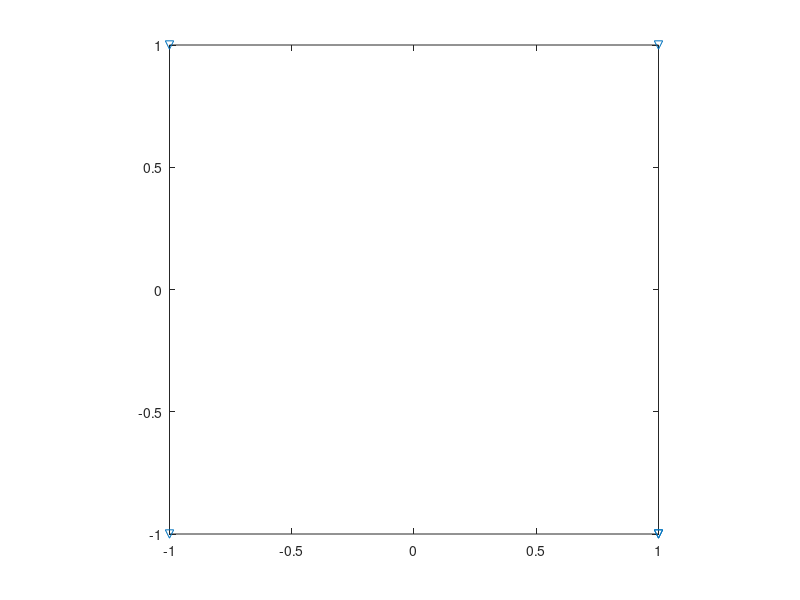

Write MATLAB code to recreate this figure. (Note: this script raises an error after producing the figure.)
% ROBOT_PATH Calculates a series of points in order to define a path that 
% goes through a series of pre-stablished points.
% The output is in the variable fpath.
%
% Miguel Ruiz, commented by Stephanie Amati, April 2015

%% Cleaning
clear all;
close all;
clc;

%% User's selected points:
x = [1 -1 -1 1 1];
y = [-1 -1 1 1 -1];

%% Parameters and variables
mypath = [0 0];
v = [0 0; x(1) y(1)];       % path
r = 0.2;                    % radius of the arc
dl = 0.1;                   % distance between points

%% Plot the points
figure
hold on
box
axis([min(min(x,y)),max(max(x,y)),min(min(x,y)),max(max(x,y))], 'square')

plot(x,y,'v')

%% Compute path points
% for each point
for i=1:(length(x)-2)
    % compute arc between 3 consecutive points
    [o, p1, p2] = arc(x(i:i+2),y(i:i+2),r);

    % compute angles between center of arc and points
    a = angle(o,p1,2);
    b = angle(o,p2,2);

    % compute points of the new part of path
    da = dl/r;
    if sign(pi-(a-b))<0
        g = a:-sign(b-a)*da:(b+2*pi);
    else
        g = a:sign(b-a)*da:b;
    end
    xx = r*cos(g) + o(1);
    yy = r*sin(g) + o(2);

    % plot
    plot(o(1),o(2),'go')
    plot(p1(1),p1(2),'ro')
    plot(p2(1),p2(2),'ko')
    plot(xx,yy,'c')
    
    v(i*2+1,:) = p1';
    v(i*2+2,:) = p2';

    lp = v(i*2,:);
    d = sqrt((p1(1)-lp(1))^2 + (p1(2)-lp(2))^2);
    ang = angle(lp,p1,2);
    rs = 0:dl:d;
    lin(:,1) = rs*cos(ang);
    lin(:,2) = rs*sin(ang);

    lin(:,1) = lin(:,1) + lp(1);
    lin(:,2) = lin(:,2) + lp(2);
    
    cur = [xx' yy'];
    mypath = [mypath; lin; cur];
    clearvars lin;
end

% Last straight line
    lp = v((i+1)*2,:);
    pf = [x(length(x)) y(length(y))];    
    d = sqrt((pf(1)-lp(1))^2 + (pf(2)-lp(2))^2);
    ang = angle(lp,pf,2);
    rs = 0:dl:d;
    lin(:,1) = rs*cos(ang);
    lin(:,2) = rs*sin(ang);
    lin(:,1) = lin(:,1) + lp(1);
    lin(:,2) = lin(:,2) + lp(2);

% Final path and plotting
fpath = [mypath(2:length(mypath),:); lin; pf];
figure
plot(fpath(:,1),fpath(:,2),'v')
axis([min(min(x,y)),max(max(x,y)),min(min(x,y)),max(max(x,y))], 'square')